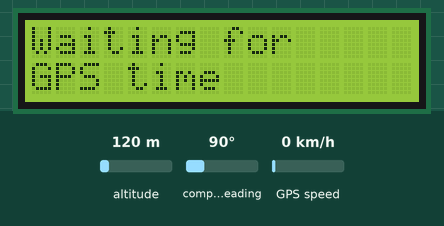
This sketch was run on a simulated Arduino Nano, built with avr-gcc and run on an emulated ATmega328P. Parts: 16×2 character LCD. The test bench sets the inputs (shaded band); at power-on: altitude 120 m, compass heading 90°, GPS speed 0 km/h. The local clock reads 2024-03-15 10:24:30 at power-on unless the sketch sets it; the GPS gets a fix after 3 s at 37.7749, -122.4194 with 8 satellites.

Above: at 0.1 s.
At 1.2 s:
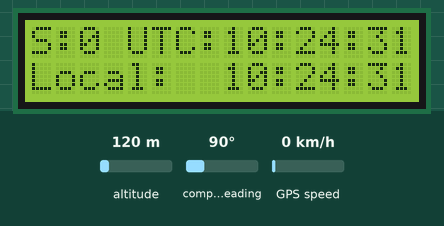
At 10.6 s:
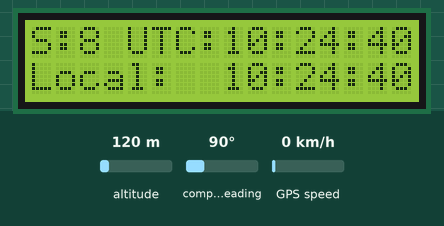
At 20.0 s:
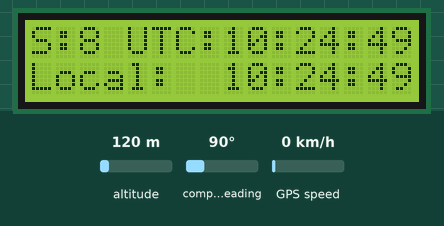
At 29.4 s:
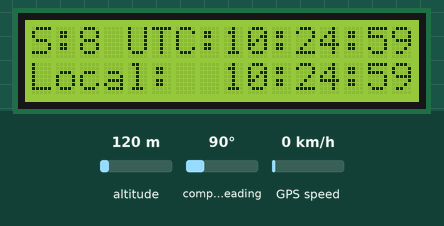
At 38.8 s:
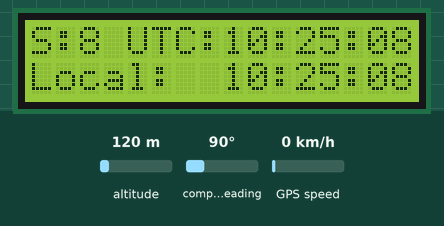

Measured:
- what the display in image 1 shows lasts 1.0 s, from 1.2 s to 2.2 s

The sketch:

GPS-clock-daylight-LCD.ino
```cpp
/*
   Written by W.J. Hoogervorst, May 2018
   Arduino Nano or Pro mini 5V 168
*/

#include <Timezone.h>
#include "TinyGPS++.h"
#include "AltSoftSerial.h"
#include <LiquidCrystal_I2C.h>

LiquidCrystal_I2C lcd(0x3F, 2, 1, 0, 4, 5, 6, 7, 3, POSITIVE);  // Set the LCD I2C address

//define serial connection for GPS
AltSoftSerial GPS_serial;  // RX = 8 (to TX op GPS) , TX = 9 (to RX of GPS) PWM 10 is not available

//define GPS variable
TinyGPSPlus gps;

// Change these two rules corresponding to your timezone, see https://github.com/JChristensen/Timezone
//Central European Time (Frankfurt, Paris)  120 = +2 hours in daylight saving time (summer).
TimeChangeRule CEST = {"CEST", Last, Sun, Mar, 2, 120};
//Central European Time (Frankfurt, Paris)  60  = +1 hour in normal time (winter)
TimeChangeRule CET = {"CET ", Last, Sun, Oct, 3, 60};
Timezone CE(CEST, CET);

// time variables
time_t local, utc, prev_set;
int timesetinterval = 60; //set microcontroller time every 60 seconds

void setup() {
  lcd.begin(16, 2);  // initialize the lcd for 16 chars 2 lines, turn on backlight
  lcd.clear();
  lcd.backlight();

  lcd.setCursor(0, 0); //Start at character 0 on line 0
  lcd.print("Waiting for");
  lcd.setCursor(0, 1);
  lcd.print("GPS time");
  GPS_serial.begin(9600); //This opens up communications to the GPS
  smartDelay(1000);
  while (!gps.time.isValid()) // wait a valid GPS UTC time (valid is defined in the TinyGPS++ library)
  {
    smartDelay(1000);
  }
  setthetime();
  prev_set = now();
}

void loop()
{
  if (now() - prev_set > timesetinterval && gps.time.isValid())  // set the microcontroller time every interval, only if there is a valid GPS time
  {
    setthetime();
    prev_set = now();
    lcd.clear();
    lcd.setCursor(0, 0); //Start at character 0 on line 0
    lcd.print("time is set");
    smartDelay(1000);
  }
  displaythetime();
  smartDelay(1000);     // update the time every second
}

static void smartDelay(unsigned long ms)
{
  unsigned long start = millis();
  do
  {
    // If data has come in from the GPS module
    while (GPS_serial.available())
      gps.encode(GPS_serial.read()); // Send it to the encode function
    // tinyGPS.encode(char) continues to "load" the tinGPS object with new
    // data coming in from the GPS module. As full NMEA strings begin to come in
    // the tinyGPS library will be able to start parsing them for pertinent info
  } while (millis() - start < ms);
}

void setthetime(void)
{
  int Year = gps.date.year();
  byte Month = gps.date.month();
  byte Day = gps.date.day();
  byte Hour = gps.time.hour();
  byte Minute = gps.time.minute();
  byte Second = gps.time.second();
  // Set Time from GPS data string
  setTime(Hour, Minute, Second, Day, Month, Year);  // set the time of the microcontroller to the UTC time from the GPS
}
void displaythetime(void)
{
  utc = now();  // read the time in the correct format to change via the TimeChangeRules
  local = CE.toLocal(utc);
  lcd.clear();
  lcd.setCursor(0, 0); //Start at character 0 on line 0
  lcd.print("S:");
  lcd.setCursor(2, 0);
  lcd.print(gps.satellites.value());  // display the number of satellites
  lcd.setCursor(4, 0); //Start at character 0 on line 1
  lcd.print("UTC:");
  lcd.setCursor(8, 0);
  // display UTC time from the GPS
  if (hour(utc) < 10) // add a zero if minute is under 10
    lcd.print("0");
  lcd.print(hour(utc));
  lcd.print(":");
  if (minute(utc) < 10) // add a zero if minute is under 10
    lcd.print("0");
  lcd.print(minute(utc));
  lcd.print(":");
  if (second(utc) < 10) // add a zero if minute is under 10
    lcd.print("0");
  lcd.print(second(utc));

  // display the local time
  lcd.setCursor(0, 1); //Start at character 0 on line 0
  lcd.print("Local:");
  lcd.setCursor(8, 1);

  if (hour(local) < 10) // add a zero if minute is under 10
    lcd.print("0");
  lcd.print(hour(local));
  lcd.print(":");
  if (minute(local) < 10) // add a zero if minute is under 10
    lcd.print("0");
  lcd.print(minute(local));
  lcd.print(":");
  if (second(local) < 10) // add a zero if minute is under 10
    lcd.print("0");
  lcd.print(second(local));
}
```
